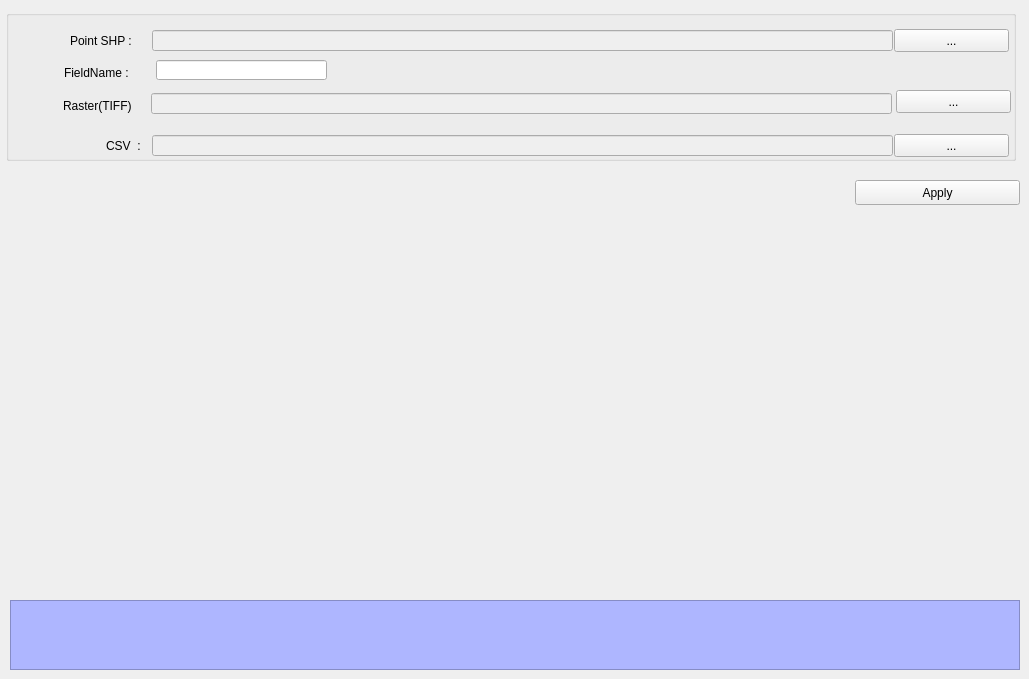
   <widget class="QWidget" name="tab_20">
    <attribute name="title">
     <string>Make CSV</string>
    </attribute>
    <widget class="QGroupBox" name="groupBox_23">
     <property name="geometry">
      <rect>
       <x>6</x>
       <y>10</y>
       <width>1010</width>
       <height>151</height>
      </rect>
     </property>
     <property name="title">
      <string/>
     </property>
     <widget class="QLabel" name="label_62">
      <property name="geometry">
       <rect>
        <x>100</x>
        <y>130</y>
        <width>70</width>
        <height>12</height>
       </rect>
      </property>
      <property name="text">
       <string>CSV  :</string>
      </property>
     </widget>
     <widget class="QPushButton" name="btn_csv_shp">
      <property name="geometry">
       <rect>
        <x>888</x>
        <y>19</y>
        <width>115</width>
        <height>23</height>
       </rect>
      </property>
      <property name="text">
       <string>...</string>
      </property>
     </widget>
     <widget class="QLabel" name="label_63">
      <property name="geometry">
       <rect>
        <x>64</x>
        <y>25</y>
        <width>81</width>
        <height>12</height>
       </rect>
      </property>
      <property name="text">
       <string>Point SHP :</string>
      </property>
     </widget>
     <widget class="QPushButton" name="btn_csv_csv">
      <property name="geometry">
       <rect>
        <x>888</x>
        <y>124</y>
        <width>115</width>
        <height>23</height>
       </rect>
      </property>
      <property name="text">
       <string>...</string>
      </property>
     </widget>
     <widget class="QLineEdit" name="txt_csv_shp">
      <property name="enabled">
       <bool>false</bool>
      </property>
      <property name="geometry">
       <rect>
        <x>146</x>
        <y>20</y>
        <width>741</width>
        <height>21</height>
       </rect>
      </property>
     </widget>
     <widget class="QLineEdit" name="txt_shp_field">
      <property name="enabled">
       <bool>false</bool>
      </property>
      <property name="geometry">
       <rect>
        <x>146</x>
        <y>125</y>
        <width>741</width>
        <height>21</height>
       </rect>
      </property>
     </widget>
     <widget class="QLineEdit" name="txt_fieldname_shp">
      <property name="geometry">
       <rect>
        <x>150</x>
        <y>50</y>
        <width>171</width>
        <height>20</height>
       </rect>
      </property>
     </widget>
     <widget class="QLabel" name="label_64">
      <property name="geometry">
       <rect>
        <x>57</x>
        <y>81</y>
        <width>80</width>
        <height>30</height>
       </rect>
      </property>
      <property name="text">
       <string>Raster(TIFF)</string>
      </property>
     </widget>
     <widget class="QLineEdit" name="txt_raster_tiff">
      <property name="enabled">
       <bool>false</bool>
      </property>
      <property name="geometry">
       <rect>
        <x>145</x>
        <y>83</y>
        <width>741</width>
        <height>21</height>
       </rect>
      </property>
     </widget>
     <widget class="QPushButton" name="btn_raster_tiff">
      <property name="geometry">
       <rect>
        <x>890</x>
        <y>80</y>
        <width>115</width>
        <height>23</height>
       </rect>
      </property>
      <property name="text">
       <string>...</string>
      </property>
     </widget>
     <widget class="QLabel" name="label_65">
      <property name="geometry">
       <rect>
        <x>58</x>
        <y>57</y>
        <width>80</width>
        <height>12</height>
       </rect>
      </property>
      <property name="text">
       <string>FieldName :</string>
      </property>
     </widget>
    </widget>
    <widget class="QTextEdit" name="textEdit_9">
     <property name="enabled">
      <bool>false</bool>
     </property>
     <property name="geometry">
      <rect>
       <x>10</x>
       <y>600</y>
       <width>1010</width>
       <height>70</height>
      </rect>
     </property>
     <property name="styleSheet">
      <string notr="true">background-color: rgb(174, 182, 255);
font: 75 10pt &quot;MS Shell Dlg 2&quot;;</string>
     </property>
    </widget>
    <widget class="QPushButton" name="btn_apply_CSV">
     <property name="geometry">
      <rect>
       <x>855</x>
       <y>180</y>
       <width>165</width>
       <height>25</height>
      </rect>
     </property>
     <property name="text">
      <string>Apply</string>
     </property>
    </widget>
   </widget>
